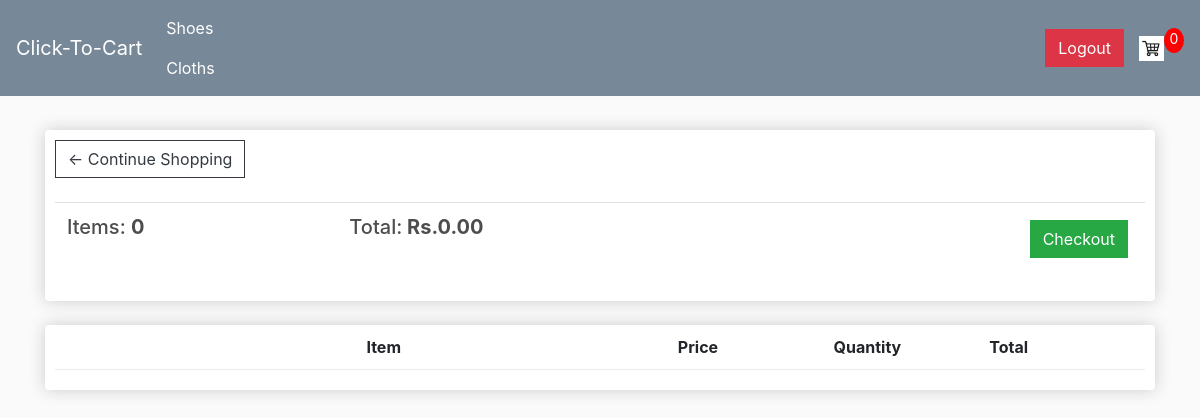
The page /cart/ (signed in) on the database as committed earlier.
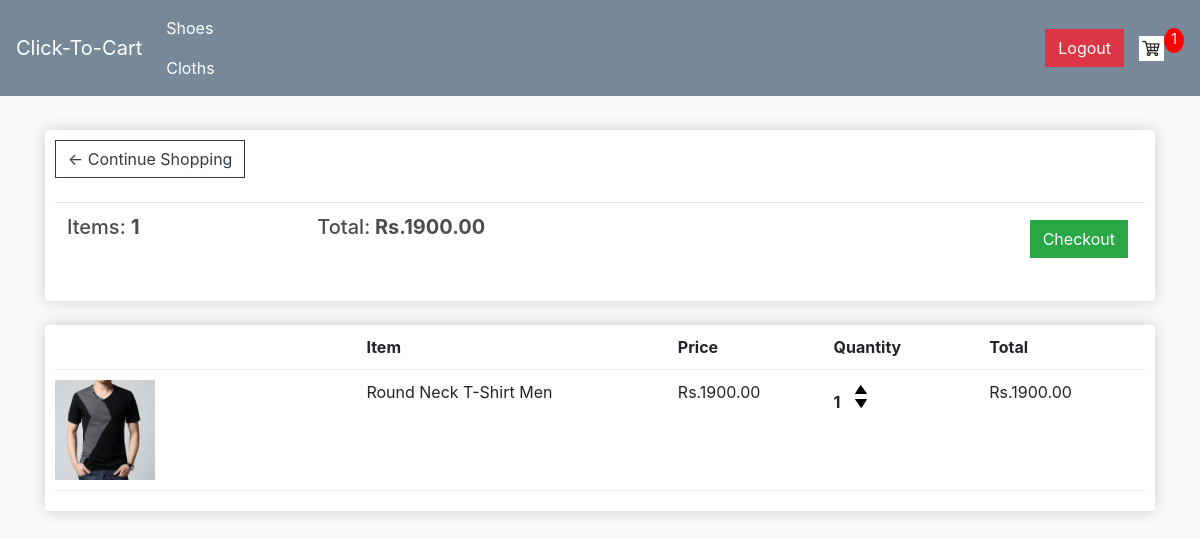
The same page on the database as committed later.
### store/models.py (models this page shows, shortened)
class Order(models.Model):
   customer = models.ForeignKey(Customer, on_delete=models.SET_NULL, null=True, blank=True)
   date_ordered = models.DateTimeField(auto_now_add=True)
   complete = models.BooleanField(default=False, null=True, blank=False)
   transaction_id = models.CharField(max_length=100, null=True)
   @property
   def get_cart_total(self):
      orderitems = self.orderitem_set.all()
      total = sum([item.get_total for item in orderitems])
      return total
   @property
   def get_cart_items(self):
      orderitems = self.orderitem_set.all()
      total = sum([item.quantity for item in orderitems])
      return total

class OrderItem(models.Model):
   product = models.ForeignKey(Product, on_delete=models.SET_NULL, null=True, blank=True, db_constraint=False)
   cloth = models.ForeignKey(Cloth, on_delete=models.SET_NULL, null=True, blank=True, db_constraint=False)
   order = models.ForeignKey(Order, on_delete=models.SET_NULL, null=True)
   quantity = models.IntegerField(default=0, null=True, blank=True)
   date_added = models.DateTimeField(auto_now_add=True)
   @property
   def get_total(self):
        if(self.product == None):
            total = self.cloth.price * self.quantity
        else:
            total = self.product.price * self.quantity
        return total

class Cloth(models.Model):
   id = models.CharField(max_length=200, primary_key=True)
   name = models.CharField(max_length=200, null=True)
   price = models.FloatField()
   digital = models.BooleanField(default=False, null=True, blank=False)
   image = models.ImageField(null=True, blank=True)
   @property
   def imageURL(self):
      try:
         url = self.image.url
      except:
         url = ''
      return url

### store/views.py (the view)
# urls.py: path('cart/', views.cart, name="cart"),
def cart(request):
    if request.user.is_authenticated:
        customer = request.user.customer
        order, created = Order.objects.get_or_create(customer=customer, complete=False)
        items = order.orderitem_set.all()
        cartItems = order.get_cart_items
    else:
        items =[]
        order = {'get_cart_total': 0, 'get_cart_items':0, 'shipping':False}
        cartItems = order['get_cart_items']
    context = {'items':items, 'order':order, 'cartItems':cartItems}
    return render(request, 'store/cart.html', context)

### store/templates/store/cart.html (shortened to what this page needs)
{% extends 'store/main.html' %}
{% load static %}
{% block content %}
    <div class="row">
		<div class="col-lg-12">
			<div class="box-element">
                 <a  class="btn btn-outline-dark" href="{% url 'store' %}">&#x2190; Continue Shopping</a>
				<br>
				<br>
				<table class="table">
					<tr>
						<th><h5>Items: <strong>{{order.get_cart_items}}</strong></h5></th>
						<th><h5>Total:<strong>  Rs.{{order.get_cart_total|floatformat:2}}</strong></h5></th>
						<th>
							<a  style="float:right; margin:5px;" class="btn btn-success" href="{% url 'checkout' %}">Checkout</a>
						</th>
					</tr>
				</table>
			</div>
			<br>
         <div class="box-element">
				<div class="cart-row">
					<div style="flex:2"></div>
					<div style="flex:2"><strong>Item</strong></div>
					<div style="flex:1"><strong>Price</strong></div>
					<div style="flex:1"><strong>Quantity</strong></div>
					<div style="flex:1"><strong>Total</strong></div>
				</div>
			 	{% for item in items %}
			 {% if item.cloth.name %}
				<div class="cart-row">
					<div style="flex:2"><img class="row-image" src="{{item.cloth.imageURL}}"></div>
					<div style="flex:2"><p>{{item.cloth.name}}</p></div>
					<div style="flex:1"><p>Rs.{{item.cloth.price|floatformat:2}}</p></div>
					<div style="flex:1">
						<p class="quantity">{{item.quantity}}</p>
						<div class="quantity">
							<img data-product={{item.cloth.id}} data-action="add" class="chg-quantity update-cart" src="{% static  'images/arrow-up.png' %}">
							<img data-product={{item.cloth.id}} data-action="remove" class="chg-quantity update-cart" src="{% static  'images/arrow-down.png' %}">
						</div>
					</div>
					<div style="flex:1"><p>Rs.{{item.get_total|floatformat:2}}</p></div>
				</div>
		 	    {% endif %}
			 	{% endfor %}
			</div>
		</div>
	</div>
{% endblock content %}

Rows that differ between the two databases and show on the page:
computed for Order: get_cart_items "0" → "1"; get_cart_total "0.00" → "1900.00"
added OrderItem: cloth.imageURL (picture), cloth.name "Round Neck T-Shirt Men", cloth.price "1900.00", quantity "1", get_total "1900.00"
Other text that changed with them:
{{ cartItems }}: "0" → "1"
